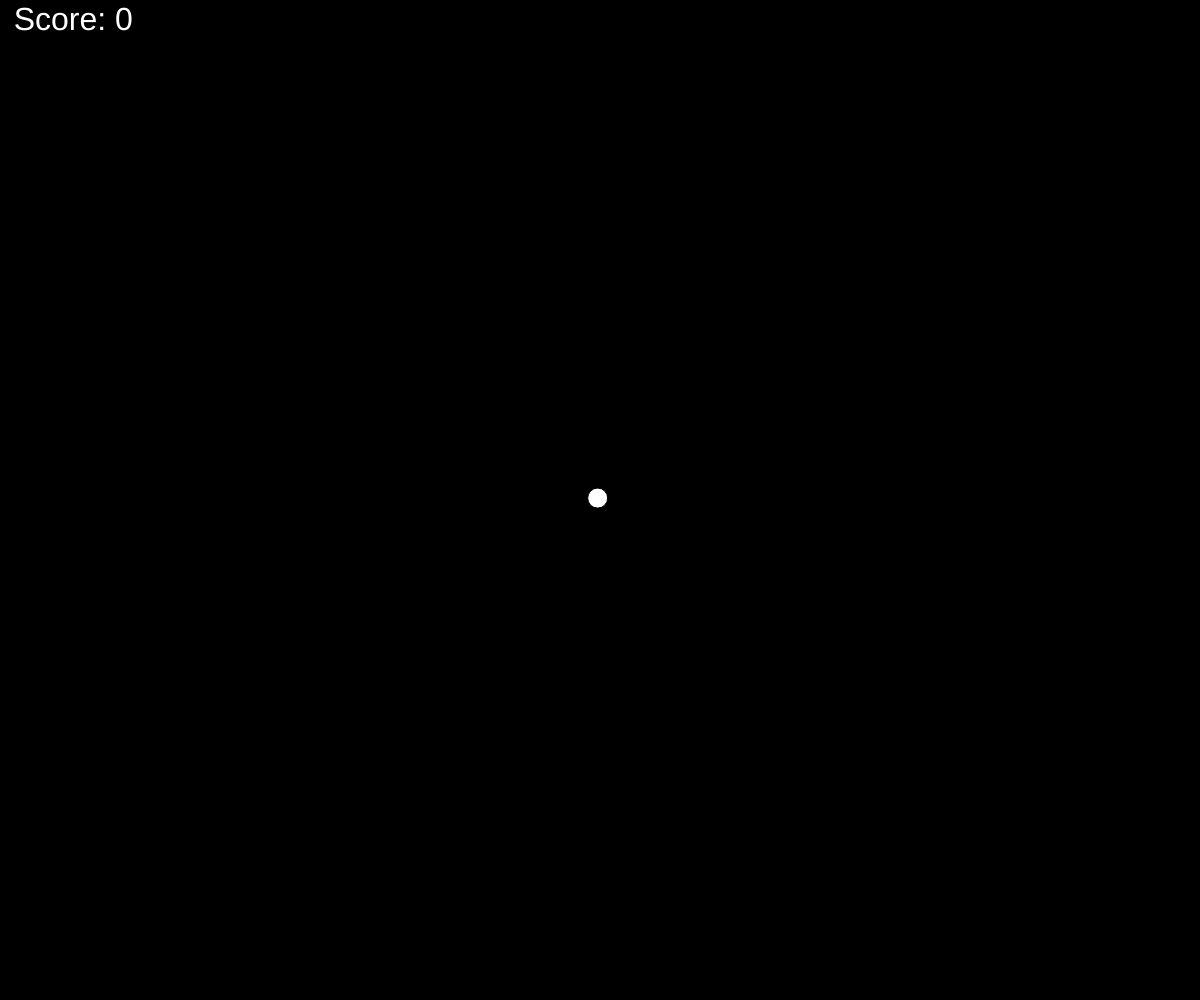
Frame 1 (no input)
Frame 60 (no input): identical to frame 1, image omitted
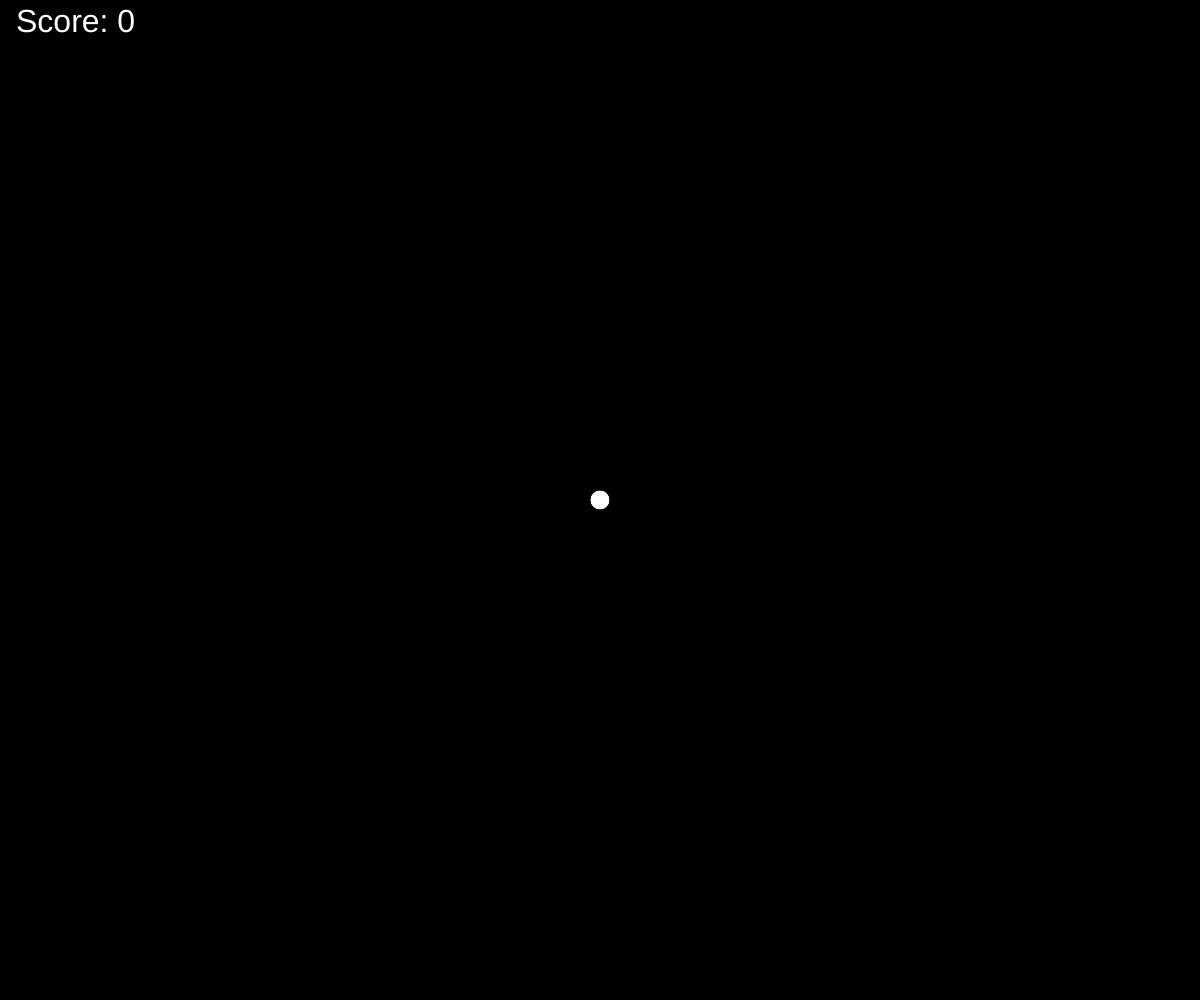
Frame 120 (the mouse pressed at the canvas centre since frame 60)

The p5.js sketch that drew these frames (run headless with seeded random() and noise() and a simulated clock; from frame 60 on, the mouse is pressed at the canvas centre):

// p5.js sketch
// ── sketch.js
var game = {
    player: null,
    enemies: [],
    maxEnemies: 200,
    playerStartingRadius: 20,
    haveToScale: false,
    handler: null,
    paused: false
};

function setup() {
    createCanvas(window.innerWidth, window.innerHeight);
    initGame();
}

function initGame() {
    game.player = new Player(
        innerWidth / 2, innerHeight / 2,
        game.playerStartingRadius
    );

    game.handler = new Handler(game.player, game.enemies);
    genEnemies(game.maxEnemies);
    game.handler.enemies = game.enemies;
}

function draw() {
    background(0);
    translate(width / 2, height / 2);
    translate(-game.handler.player.pos.x, -game.handler.player.pos.y);
    if (game.handler.player.alive){
        if (game.paused){
            game.handler.pause();
        } else {
            game.handler.init();
        }
    } else {
        game.handler.displayDeadText();
    }
}

function keyPressed() {
    if (!game.handler.player.alive){
        if (keyCode === 32){
            initGame();
            return;
        }
    }
    if (keyCode === 32 && !game.paused && game.player.alive){
        game.paused = true;
    } else if (keyCode === 32 && game.paused && game.player.alive){
        game.paused = false;
    }
}

function genEnemies(quantity) {
    for (var i = 0; i < quantity; i++) {
        var r = random(game.player.radius / 2, game.player.radius + game.player.radius / 2);
        var x = Math.random() < 0.50 ?
            random(0, -window.innerWidth - game.handler.player.pos.x) - r :
            random(game.handler.player.pos.x + window.innerWidth * 2, window.innerWidth + game.handler.player.pos.x) + r;
        var y = Math.random() < 0.50 ?
            random(0, -window.innerHeight - game.handler.player.pos.y) - r :
            random(game.handler.player.pos.y + window.innerHeight * 2, game.handler.player.pos.y + window.innerHeight) + r;
        game.enemies.push(new Enemy(x, y, r, game.handler));
    }
}
// ── enemy.js
function Enemy(x,y,r, handler) {
    this.pos = createVector(x,y);
    this.tempPos = this.pos;
    this.handler = handler;
    this.initialPos = createVector(this.pos.x, this.pos.y);
    this.r = r;
    this.rainbow = color(random(255),random(255),random(255));
    this.vel = createVector(
        (this.pos.x < 0) ? Math.random(): Math.random() * -1,
        (this.pos.y < 0) ? Math.random(): Math.random() * -1
    );

    this.show = function () {
        push();
        fill(this.rainbow);
        ellipse(this.pos.x,this.pos.y,this.r,this.r);
        pop();
    };

    this.update = function(){
        this.pos.add(this.vel);
        this.tempPos = this.pos;
    };

    this.getOutOfBounds = function () {
        if (this.initialPos.x < 0 && this.initialPos.y < 0) {
            return this.pos.x > (window.innerWidth * 2) + this.handler.player.pos.x ||
                this.pos.y > (window.innerHeight * 2) + this.handler.player.pos.y;
        } else {
            return this.pos.x < (-window.innerWidth * 2) - this.handler.player.pos.x ||
                this.pos.y < (-window.innerHeight * 2) - this.handler.player.pos.y;
        }
    };
    this.stop = function(){
        this.pos = this.tempPos;
    };

    this.displayDeadText = function () {
        this.player = null;
        this.enemies = [];
        fill(255);
        var txt = "You died, press Space to play again";
        console.log("Current player position: " + this.pos);
        console.log("Spawning text at: " + this.pos.x + this.pos.y);
        text(txt, this.pos.x / 2, this.pos.y / 2);
    };
}
// ── handler.js
function Handler(player, enemies) {
    this.player = player;
    this.enemies = enemies;
    this.scoreFontSize = 32;
    this.pauseTextSize = 40;

    this.init = function () {
        this.initPhysics();
        this.display();
    };

    this.showEnemies = function () {
        for (var i = this.enemies.length - 1; i >= 0; i--) {
            this.enemies[i].update();
            this.enemies[i].show();
            if (this.enemies[i].getOutOfBounds()) {
                this.enemies.splice(i, 1);
                genEnemies(1);
            }
        }
    };

    this.display = function () {
        this.player.update();
        this.player.show();
        this.showEnemies();
    };

    this.initPhysics = function () {
        for (var i = this.enemies.length - 1; i >= 0; i--) {
            if (this.player.eats(this.enemies[i])) {
                if (this.player.radius > this.enemies[i].r){
                    this.player.radius += 2;
                    this.player.score++;
                } else {
                    this.player.alive = false;
                }
                this.enemies.splice(i, 1);
                genEnemies(1);
            }
        }
    };


    this.displayDeadText = function () {
        textSize(this.scoreFontSize);
        fill(255);
        var txt = "You died, press Space to play again";
        text(txt, this.player.pos.x - (txt.length * 2), this.player.pos.y);
        game.enemies = [];
        game.player = null;
    };
    
    this.pause = function () {
        for (var i = 0; i < this.enemies.length; i++) {
            this.enemies[i].stop();
        }
        this.player.stop();
        textSize(this.pauseTextSize);
        fill(255);
        text("PAUSED", this.player.pos.x - (this.pauseTextSize * 2), this.player.pos.y);
    };

}
// ── player.js
function Player(x, y, startingRadius) {
    this.pos = createVector(x, y);
    this.radius = startingRadius;
    this.color = "#fff";
    this.score = 0;
    this.alive = true;
    this.tempPos = this.pos;
    this.scoreFontSize = 32;

    this.show = function () {
        push();
        fill(this.color);
        ellipse(this.pos.x, this.pos.y, this.radius, this.radius);
        pop();
    };

    this.update = function () {
        var newvel = createVector(mouseX-width/2, mouseY-height/2);
        newvel.setMag(3);
        this.pos.add(newvel);
        this.displayScore();
    };

    this.eats = function (enemy) {
        var d = this.getRelativeDist(enemy);
        return (d <= (enemy.r / 2) + (this.radius / 2));
    };

    this.getRelativeDist = function(enemy){
        var vec = {x:enemy.pos.x - this.pos.x, y: enemy.pos.y - this.pos.y};
        return Math.sqrt(vec.x * vec.x + vec.y * vec.y);
    };

    this.stop = function () {
        this.pos = this.tempPos;
    };

    this.displayScore = function () {
        textSize(this.scoreFontSize);
        fill(255);
        text("Score: " + this.score, this.pos.x - (width/ 2 - this.scoreFontSize / 2), this.pos.y - (height / 2 - (this.scoreFontSize * 2) / 2))  ;
    };


}
